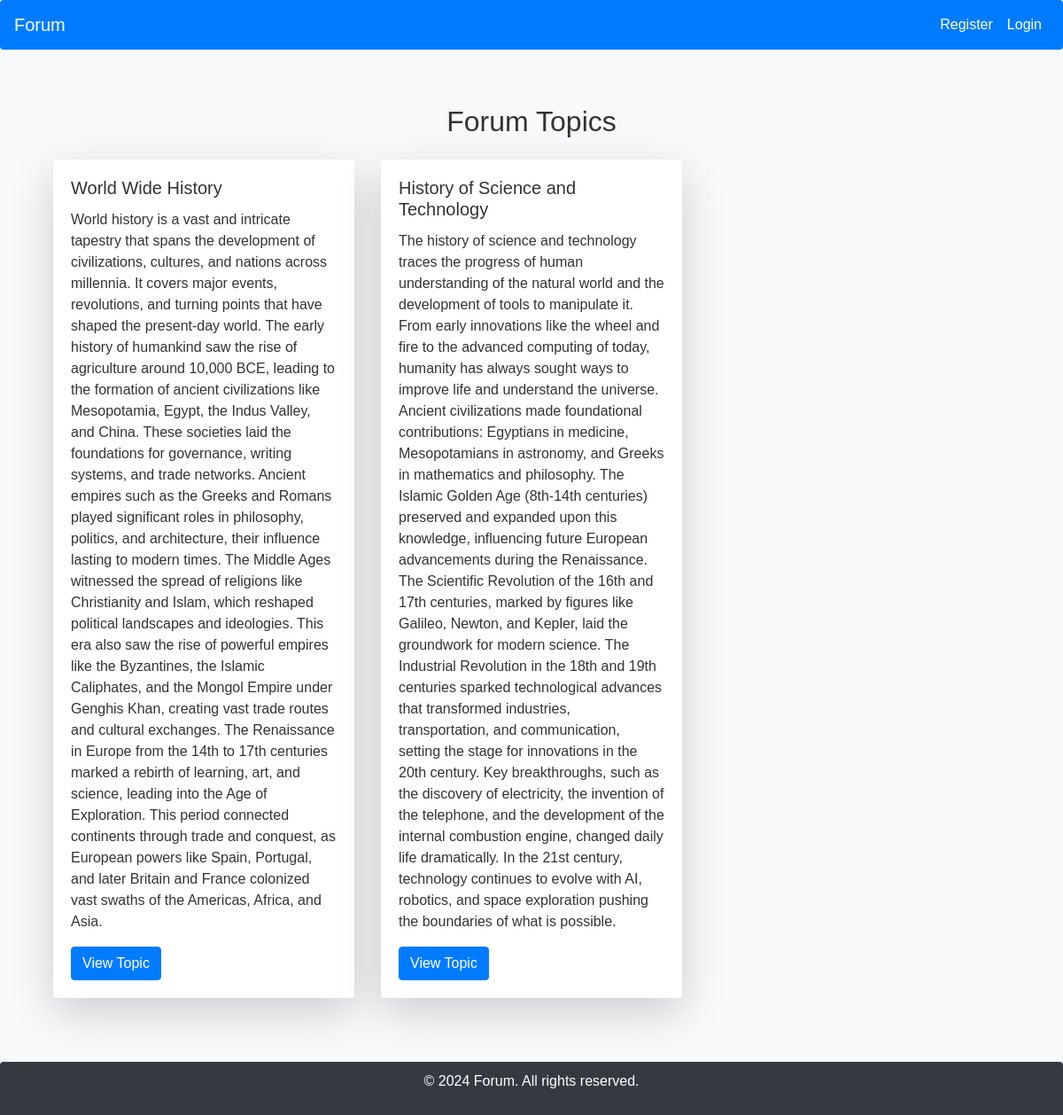
The page / on the database its author committed.
### forum/models.py (models this page shows, shortened)
class Topic(models.Model):
    title = models.CharField(max_length=200)
    description = models.TextField()
    created_at = models.DateTimeField(auto_now_add=True)
    updated_at = models.DateTimeField(auto_now=True)
    author = models.ForeignKey(User, on_delete=models.CASCADE, related_name='topics')

### forum/views.py (the view)
# urls.py: path('', views.home, name='home'),
def home(request):
    topics = Topic.objects.all()
    return render(request, 'home.html', {'topics': topics})

### forum/templates/home.html (shortened to what this page needs)
{% extends 'base.html' %}
{% block content %}
<div class="container my-5">
    <h2 class="text-center mb-4">Forum Topics</h2>
    <div class="row">
        {% for topic in topics %}
        <div class="col-md-4 mb-4">
            <div class="card shadow-lg border-0">
                <div class="card-body">
                    <h5 class="card-title">{{ topic.title }}</h5>
                    <p class="card-text">{{ topic.description }}</p>
                    <a href="{% url 'topic_detail' topic.pk %}" class="btn btn-primary">View Topic</a>
                </div>
            </div>
        </div>
        {% endfor %}
    </div>
</div>
{% endblock %}

### forum/templates/base.html (shortened to what this page needs)
<!DOCTYPE html>
<html lang="en">
<head>
    {% load static %}
    <link rel="stylesheet" href="https://stackpath.bootstrapcdn.com/bootstrap/4.5.2/css/bootstrap.min.css">
    <link rel="stylesheet" href="https://cdnjs.cloudflare.com/ajax/libs/font-awesome/5.15.4/css/all.min.css">
</head>
<body>
    <nav class="navbar navbar-expand-lg navbar-dark fixed-top">
        <a class="navbar-brand" href="{% url 'home' %}">Forum</a>
        <div class="collapse navbar-collapse" id="navbarNav">
            <ul class="navbar-nav ml-auto">
                {% if user.is_authenticated %}
                    <li class="nav-item"><a class="nav-link" href="{% url 'create_topic' %}">Create Topic</a></li>
                    <li class="nav-item"><a class="nav-link" href="{% url 'profile' %}">Profile</a></li>
                    <li class="nav-item"><a class="nav-link" href="{% url 'logout' %}">Logout</a></li>
                {% else %}
                    <li class="nav-item"><a class="nav-link" href="{% url 'register' %}">Register</a></li>
                    <li class="nav-item"><a class="nav-link" href="{% url 'login' %}">Login</a></li>
                {% endif %}
            </ul>
        </div>
    </nav>
    <div class="container">
        {% block content %}
        {% endblock %}
    </div>
    <footer class="footer">
        <p>&copy; 2024 Forum. All rights reserved.</p>
    </footer>
</body>
</html>

### forum/templates/base.html (style rules this page uses)
html, body { height: 100%; margin: 0; }
body { display: flex; flex-direction: column; background: #f8f9fa; font-family: 'Arial', sans-serif; color: #333; }
.navbar { background-color: #007bff; border-radius: 0.25rem; }
.navbar-brand, .nav-link { color: #fff !important; }
.container { flex: 1; margin-top: 70px; }
.footer { background-color: #343a40; color: #fff; text-align: center; padding: 10px; position: relative; width: 100%; border-top-left-radius: 0.25rem; border-top-right-radius: 0.25rem; }

### rows shown on the page
Topic: title "World Wide History", description "World history is a vast and intricate tapestry that spans the development of civilizations, cultures, and nations across millennia. It covers major events, revolutions, and turning points that have shaped the present-day world. The early history of humankind saw the rise of agriculture around 10,000 BCE, leading to the formation of ancient civilizations like Mesopotamia, Egypt, the Indus Valley, and China. These societies laid the foundations for governance, writing systems, and trade networks. Ancient empires such as the Greeks and Romans played significant roles in philosophy, politics, and architecture, their influence lasting to modern times. The Middle Ages witnessed the spread of…"
Topic: title "History of Science and Technology", description "The history of science and technology traces the progress of human understanding of the natural world and the development of tools to manipulate it. From early innovations like the wheel and fire to the advanced computing of today, humanity has always sought ways to improve life and understand the universe. Ancient civilizations made foundational contributions: Egyptians in medicine, Mesopotamians in astronomy, and Greeks in mathematics and philosophy. The Islamic Golden Age (8th-14th centuries) preserved and expanded upon this knowledge, influencing future European advancements during the Renaissance. The Scientific Revolution of the 16th and 17th centuries, marked by figures like Galileo,…"
